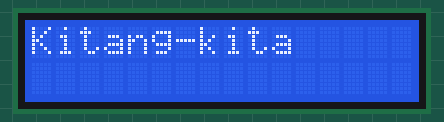
Simulated run of this sketch. Board: Arduino Uno, built with avr-gcc and run on an emulated ATmega328P. On the bench: 16×2 character LCD.

Above: at 2.0 s.
At 6.2 s:
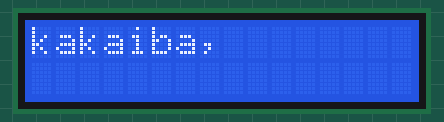
At 8.5 s:
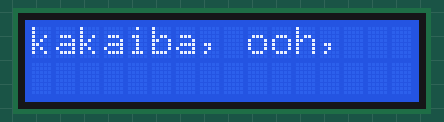
At 16.8 s:
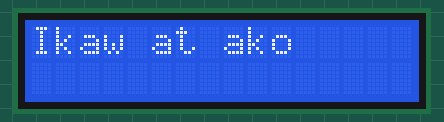
At 26.9 s:
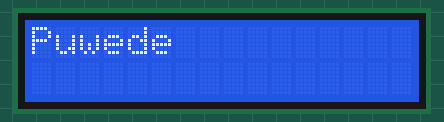
At 35.4 s:
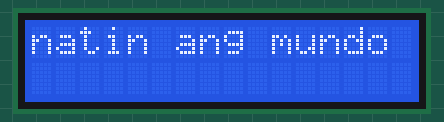

Measured:
- what the display in image 0 shows lasts 1.4 s, from 2.0 s to 3.4 s
- what the display in image 1 shows lasts 2.3 s, from 6.2 s to 8.5 s
- what the display in image 2 shows lasts 1.4 s, from 8.5 s to 9.9 s
- what the display in image 3 shows lasts 3.2 s, from 16.7 s to 19.9 s
- what the display in image 4 shows lasts 2.0 s, from 26.8 s to 28.8 s

The sketch:

totoongtayo-lyrics.ino
```cpp
#include <Wire.h>
#include <LiquidCrystal_I2C.h>

LiquidCrystal_I2C lcd(0x27, 16, 2);

struct WordStep {
  unsigned long timeMs;
  const char* word;
  uint8_t col;
  uint8_t row;
  bool clearScreen;
};

const WordStep lyrics[] = {
  {   580, "Kitang-kita",   0, 0, true  },
  {  1980, "na",          12, 0, false },
  {  2660, "sa",           0, 1, false },
  {  2920, "kilos",        3, 1, false },
  {  3870, "mong",         9, 1, false },
  {  4760, "kakaiba,",     0, 0, true  },
  {  7080, "ooh,",         9, 0, false },
  {  8550, "ako",          0, 1, false },
  {  8950, "pa",           4, 1, false },
  {  9240, "ba?",          7, 1, false },
  {  9640, "ohh",          11, 1, false },
  { 14100, "Ikaw",         0, 0, true  },
  { 14860, "at",           5, 0, false },
  { 15330, "ako",          8, 0, false },
  { 18520, "Ang",          0, 0, true  },
  { 19240, "magkasama",    4, 0, false },
  { 22230, "sa",           0, 1, false },
  { 22470, "mga",          3, 1, false },
  { 23030, "alaala",       7, 1, false },
  { 25410, "Puwede",       0, 0, true  },
  { 27410, "bang",         7, 0, false },
  { 30110, "kalimutan",    0, 1, false },
  { 31770, "muna",        10, 1, false },
  { 32670, "natin",        0, 0, true  },
  { 33640, "ang",          6, 0, false },
  { 33980, "mundo",       10, 0, false },
  { 37170, "At",           0, 0, true  },
  { 37370, "hawakan",      3, 0, false },
  { 38520, "mo",          11, 0, false },
  { 39550, "ang",          0, 1, false },
  { 39770, "kamay",        4, 1, false },
  { 40900, "ko?",         10, 1, false },
  { 41350, "Magmahalan",   0, 0, true  },
  { 45540, "na",          11, 0, false },
  { 45720, "walang",       0, 1, false },
  { 46530, "iniisip",      7, 1, false },
  { 48570, "na",           0, 0, true  },
  { 48790, "kung",         3, 0, false },
  { 49250, "ano",          8, 0, false },
  { 51960, "Ipakita",      0, 0, true  },
  { 53410, "lang",         8, 0, false },
  { 53950, "ang",          0, 1, false },
  { 54310, "totoong",      4, 1, false },
  { 55970, "tayo",        12, 1, false }
};

const int totalWords = sizeof(lyrics) / sizeof(lyrics[0]);
int currentWordIndex = 0;
unsigned long startPlaybackTime = 0;

void setup() {
  lcd.init();
  lcd.backlight();
  lcd.clear();
  lcd.setCursor(0, 0);
  lcd.print("@rence.szkyrob");
  delay(1300);
  lcd.clear();
  startPlaybackTime = millis();
}

void loop() {
  unsigned long elapsed = millis() - startPlaybackTime;
  if (currentWordIndex < totalWords) {
    if (elapsed >= lyrics[currentWordIndex].timeMs) {
      if (lyrics[currentWordIndex].clearScreen) {
        lcd.clear();
      }
      lcd.setCursor(lyrics[currentWordIndex].col, lyrics[currentWordIndex].row);
      lcd.print(lyrics[currentWordIndex].word);
      currentWordIndex++;
    }
  }
}
```
